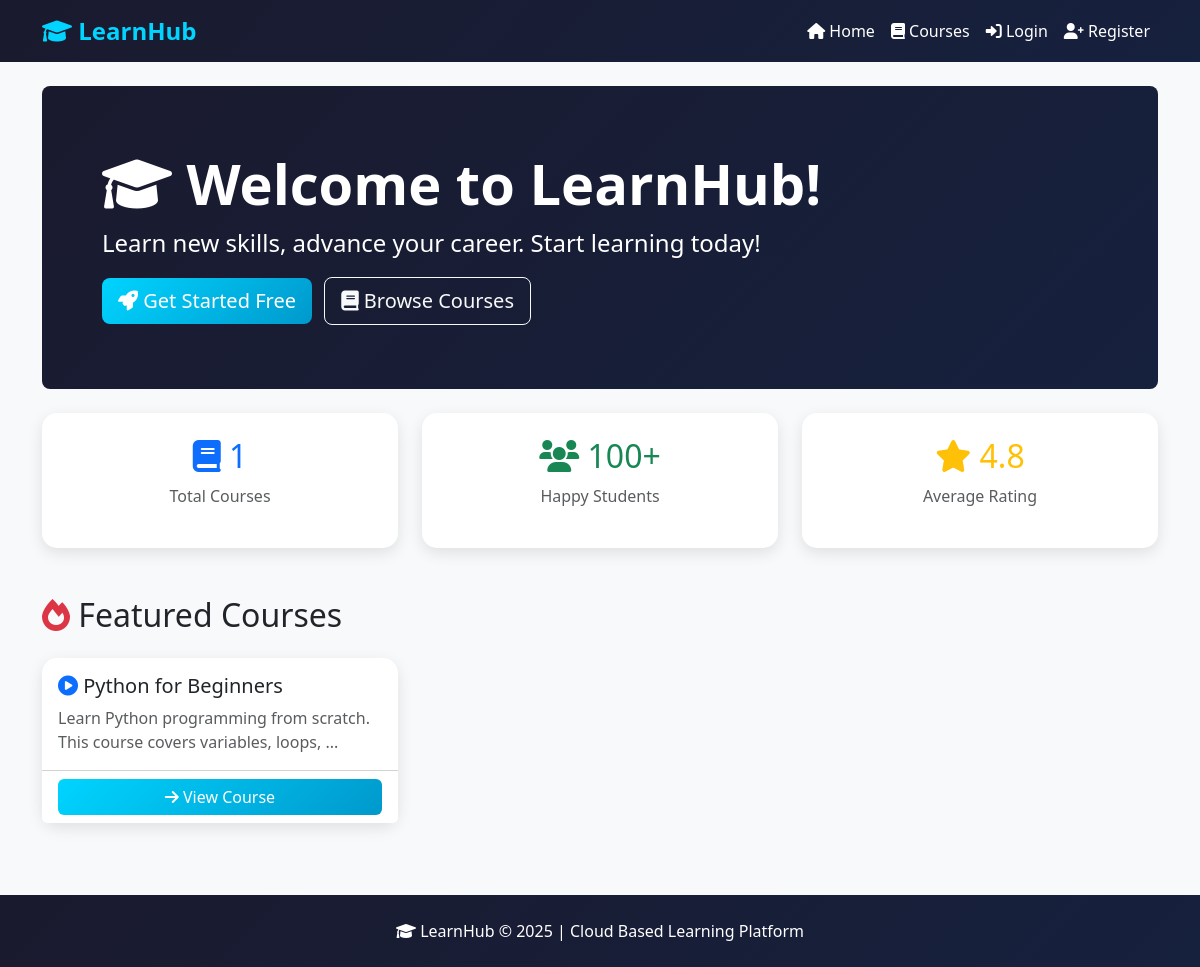
The page / on the database its author committed.
### app/models.py (models this page shows, shortened)
class Course(db.Model):
    id = db.Column(db.Integer, primary_key=True)
    title = db.Column(db.String(200), nullable=False)
    description = db.Column(db.Text, nullable=False)
    thumbnail = db.Column(db.String(500), default='default.jpg')
    video_url = db.Column(db.String(500))
    created_at = db.Column(db.DateTime, default=datetime.utcnow)

### app/routes.py (the view)
@main.route('/')
def home():
    courses = Course.query.all()
    return render_template('home.html', courses=courses)

### app/templates/home.html (shortened to what this page needs)
{% extends 'base.html' %}
{% block content %}
<div class="p-5 mb-4 rounded-3 text-white"
     style="background: linear-gradient(135deg, #1a1a2e, #16213e);">
    <div class="container py-3">
        <h1 class="display-4 fw-bold">
            <i class="fas fa-graduation-cap"></i>
            Welcome to LearnHub!
        </h1>
        <p class="col-md-8 fs-4">
            Learn new skills, advance your career.
            Start learning today!
        </p>
        {% if not current_user.is_authenticated %}
        <a href="{{ url_for('auth.register') }}"
           class="btn btn-primary btn-lg me-2">
            <i class="fas fa-rocket"></i> Get Started Free
        </a>
        <a href="{{ url_for('main.courses') }}"
           class="btn btn-outline-light btn-lg">
            <i class="fas fa-book"></i> Browse Courses
        </a>
        {% else %}
        <a href="{{ url_for('main.courses') }}"
           class="btn btn-primary btn-lg">
            <i class="fas fa-book"></i> Browse Courses
        </a>
        {% endif %}
    </div>
</div>
<div class="row text-center mb-5">
    <div class="col-md-4">
        <div class="card p-4">
            <h2 class="text-primary">
                <i class="fas fa-book"></i>
                {{ courses|length }}
            </h2>
            <p class="text-muted">Total Courses</p>
        </div>
    </div>
    <div class="col-md-4">
        <div class="card p-4">
            <h2 class="text-success">
                <i class="fas fa-users"></i> 100+
            </h2>
            <p class="text-muted">Happy Students</p>
        </div>
    </div>
    <div class="col-md-4">
        <div class="card p-4">
            <h2 class="text-warning">
                <i class="fas fa-star"></i> 4.8
            </h2>
            <p class="text-muted">Average Rating</p>
        </div>
    </div>
</div>
<h2 class="mb-4">
    <i class="fas fa-fire text-danger"></i> Featured Courses
</h2>
{% if courses %}
<div class="row">
    {% for course in courses %}
    <div class="col-md-4 mb-4">
        <div class="card h-100">
            <div class="card-body">
                <h5 class="card-title">
                    <i class="fas fa-play-circle text-primary"></i>
                    {{ course.title }}
                </h5>
                <p class="card-text text-muted">
                    {{ course.description[:100] }}...
                </p>
            </div>
            <div class="card-footer bg-white">
                <a href="{{ url_for('main.course_detail', course_id=course.id) }}"
                   class="btn btn-primary w-100">
                    <i class="fas fa-arrow-right"></i> View Course
                </a>
            </div>
        </div>
    </div>
    {% endfor %}
</div>
{% endif %}
{% endblock %}

### app/templates/Base.html (style rules this page uses)
body { background-color: #f8f9fa; }
.btn-primary { background: linear-gradient(135deg, #00d4ff, #0099cc); border: none; }
.card { border: none; border-radius: 15px; box-shadow: 0 5px 15px rgba(0,0,0,0.1); transition: transform 0.3s; }

### rows shown on the page
Course: title "Python for Beginners", description "Learn Python programming from scratch. This course covers variables, loops,"

### other values the page prints
{{ courses|length }} "1"
